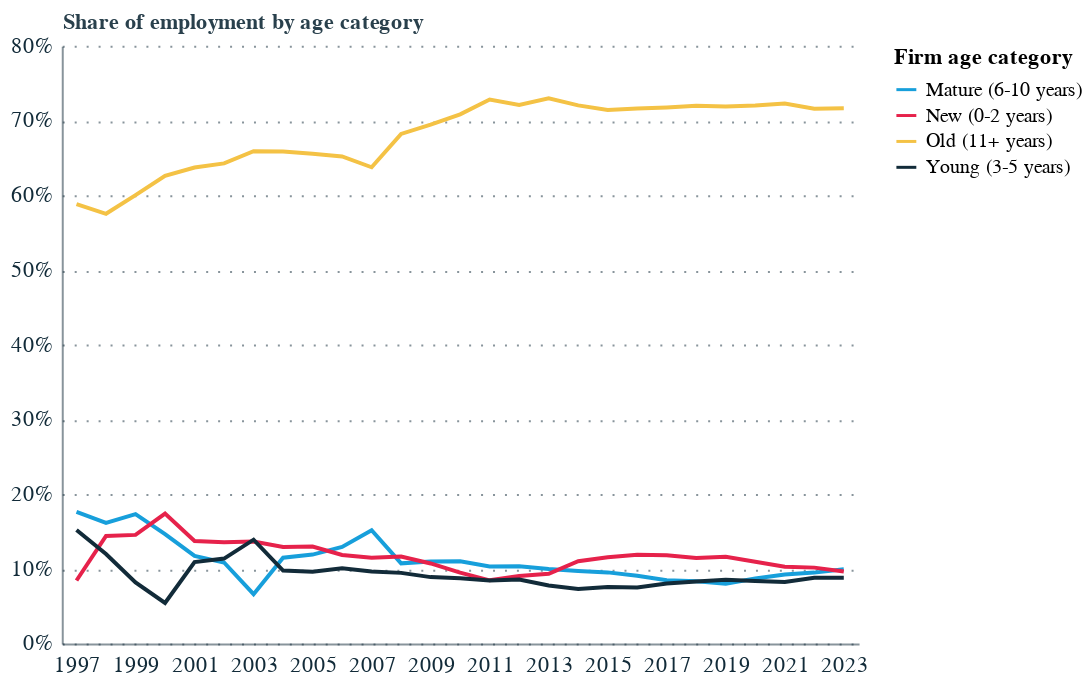

Here is the notebook cell this chart was saved with:
### Code cell
# CONTRIBUTION TO EMPLOYMENT BY AGE EACH YEAR

age_population_df = population_df[population_df['dimension']=='Age']

age_population_df['total_employment'] = age_population_df.groupby('year')['employment'].transform('sum')
age_population_df['share_of_employment'] = age_population_df['employment'] / age_population_df['total_employment']  

age_emp_share_chart = alt.Chart(age_population_df).mark_line().encode(
    x=alt.X('year:O', axis=alt.Axis(labelExpr="datum.value % 2 != 0 ? datum.label : ''",
             labelAngle=0)),
    y=alt.Y('share_of_employment:Q', axis=alt.Axis(format='%'), title='Share of employment by age category'),
    color=alt.Color('category:N', legend=alt.Legend(title='Firm age category')),
)

age_emp_share_chart

### Figure 1 — Vega-Lite specification as saved in the notebook (floating-point values rounded to 4 significant figures)
{"config": {"font": "Circular Std", "mark": {"line": {"interpolate": "linear"}}, "view": {"stroke": "transparent", "width": 400, "height": 300}, "range": {"category": ["#179fdb", "#e6224b", "#f4c245", "#122b39", "#eb5c2e", "#36b7b4"], "diverging": ["#E6224B", "#E54753", "#C9C9C9", "#179FDB", "#122B39"], "heatmap": ["#C9C9C9", "#179FDB", "#0063AF", "#122B39"], "ordinal": ["#00A767", "#36B7B4", "#179FDB", "#0063AF", "#243B5A"]}, "axisX": {"labelColor": "#122b39", "tickColor": "#122b39", "domainColor": "#122b39", "domainOpacity": 0.5, "gridOpacity": 0, "labelFont": "Circular Std", "labelAngle": 0, "labelAlign": "center", "labelFontSize": 11, "labelPadding": 5, "tickCount": 10, "tickSize": 0, "title": ""}, "axisY": {"labelColor": "#122b39", "labelFont": "Circular Std", "tickColor": "#122b39", "domainColor": "#122b39", "gridColor": "#122b39", "gridDash": [1, 5], "gridOpacity": 0.5, "labelPadding": 5, "labelFontSize": 11, "domainOpacity": 0.5, "tickSize": 0, "title": null, "titleAlign": "left", "titleAngle": 0, "titleBaseline": "bottom", "titleColor": "#122b39", "titleOpacity": 0.9, "titleX": 0, "titleY": -7}}, "data": {"name": "data-2df47bae028670c1b932b42897fd2183"}, "mark": {"type": "line"}, "encoding": {"color": {"field": "category", "legend": {"title": "Firm age category"}, "type": "nominal"}, "x": {"axis": {"labelAngle": 0, "labelExpr": "datum.value % 2 != 0 ? datum.label : ''"}, "field": "year", "type": "ordinal"}, "y": {"axis": {"format": "%"}, "field": "share_of_employment", "title": "Share of employment by age category", "type": "quantitative"}}, "$schema": "https://vega.github.io/schema/vega-lite/v5.20.1.json", "datasets": {"data-2df47bae028670c1b932b42897fd2183": [{"year": 1997, "dimension": "Age", "category": "Mature (6-10 years)", "n_firms": 303108, "employment": 3127591, "turnover": 327449187, "avg_turnover_per_employee": 88, "avg_age": 7, "multi_site_firms": 13401, "multi_site_emp": 1526255, "total_employment": 17770242, "share_of_employment": 0.176}, {"year": 1997, "dimension": "Age", "category": "New (0-2 years)", "n_firms": 400259, "employment": 1497121, "turnover": 88747312, "avg_turnover_per_employee": 72, "avg_age": 1, "multi_site_firms": 1093, "multi_site_emp": 175369, "total_employment": 17770242, "share_of_employment": 0.08425}, {"year": 1997, "dimension": "Age", "category": "Old (11+ years)", "n_firms": 648515, "employment": 10448826, "turnover": 1111705690, "avg_turnover_per_employee": 97, "avg_age": 18, "multi_site_firms": 43216, "multi_site_emp": 6166512, "total_employment": 17770242, "share_of_employment": 0.588}, {"year": 1997, "dimension": "Age", "category": "Young (3-5 years)", "n_firms": 407959, "employment": 2696704, "turnover": 315633689, "avg_turnover_per_employee": 127, "avg_age": 4, "multi_site_firms": 10313, "multi_site_emp": 803117, "total_employment": 17770242, "share_of_employment": 0.1518}, {"year": 1998, "dimension": "Age", "category": "Mature (6-10 years)", "n_firms": 291285, "employment": 3008873, "turnover": 323354124, "avg_turnover_per_employee": 120, "avg_age": 7, "multi_site_firms": 11044, "multi_site_emp": 1464575, "total_employment": 18644745, "share_of_employment": 0.1614}, {"year": 1998, "dimension": "Age", "category": "New (0-2 years)", "n_firms": 566620, "employment": 2681196, "turnover": 205938453, "avg_turnover_per_employee": 82, "avg_age": 1, "multi_site_firms": 5240, "multi_site_emp": 602868, "total_employment": 18644745, "share_of_employment": 0.1438}, {"year": 1998, "dimension": "Age", "category": "Old (11+ years)", "n_firms": 664527, "employment": 10722806, "turnover": 1091465676, "avg_turnover_per_employee": 91, "avg_age": 18, "multi_site_firms": 42028, "multi_site_emp": 6401771, "total_employment": 18644745, "share_of_employment": 0.5751}, {"year": 1998, "dimension": "Age", "category": "Young (3-5 years)", "n_firms": 394013, "employment": 2231870, "turnover": 169821908, "avg_turnover_per_employee": 82, "avg_age": 4, "multi_site_firms": 6845, "multi_site_emp": 587047, "total_employment": 18644745, "share_of_employment": 0.1197}, {"year": 1999, "dimension": "Age", "category": "Mature (6-10 years)", "n_firms": 327983, "employment": 3255735, "turnover": 312010791, "avg_turnover_per_employee": 99, "avg_age": 7, "multi_site_firms": 12292, "multi_site_emp": 1462432, "total_employment": 18821207, "share_of_employment": 0.173}, {"year": 1999, "dimension": "Age", "category": "New (0-2 years)", "n_firms": 570480, "employment": 2734016, "turnover": 225515397, "avg_turnover_per_employee": 83, "avg_age": 1, "multi_site_firms": 5159, "multi_site_emp": 688012, "total_employment": 18821207, "share_of_employment": 0.1453}, {"year": 1999, "dimension": "Age", "category": "Old (11+ years)", "n_firms": 690914, "employment": 11295026, "turnover": 1221244190, "avg_turnover_per_employee": 96, "avg_age": 19, "multi_site_firms": 42957, "multi_site_emp": 6858779, "total_employment": 18821207, "share_of_employment": 0.6001}, {"year": 1999, "dimension": "Age", "category": "Young (3-5 years)", "n_firms": 351402, "employment": 1536430, "turnover": 131246855, "avg_turnover_per_employee": 84, "avg_age": 4, "multi_site_firms": 2293, "multi_site_emp": 197437, "total_employment": 18821207, "share_of_employment": 0.08163}, {"year": 2000, "dimension": "Age", "category": "Mature (6-10 years)", "n_firms": 310073, "employment": 2778861, "turnover": 257864783, "avg_turnover_per_employee": 97, "avg_age": 7, "multi_site_firms": 9025, "multi_site_emp": 1118082, "total_employment": 18994299, "share_of_employment": 0.1463}, {"year": 2000, "dimension": "Age", "category": "New (0-2 years)", "n_firms": 678209, "employment": 3299426, "turnover": 282232899, "avg_turnover_per_employee": 84, "avg_age": 1, "multi_site_firms": 5383, "multi_site_emp": 832909, "total_employment": 18994299, "share_of_employment": 0.1737}, {"year": 2000, "dimension": "Age", "category": "Old (11+ years)", "n_firms": 708538, "employment": 11886486, "turnover": 1283767532, "avg_turnover_per_employee": 97, "avg_age": 19, "multi_site_firms": 41518, "multi_site_emp": 7251330, "total_employment": 18994299, "share_of_employment": 0.6258}, {"year": 2000, "dimension": "Age", "category": "Young (3-5 years)", "n_firms": 228804, "employment": 1029526, "turnover": 84176068, "avg_turnover_per_employee": 88, "avg_age": 4, "multi_site_firms": 1543, "multi_site_emp": 119036, "total_employment": 18994299, "share_of_employment": 0.0542}, {"year": 2001, "dimension": "Age", "category": "Mature (6-10 years)", "n_firms": 304760, "employment": 2266322, "turnover": 204225311, "avg_turnover_per_employee": 100, "avg_age": 7, "multi_site_firms": 7528, "multi_site_emp": 713451, "total_employment": 19356800, "share_of_employment": 0.1171}, {"year": 2001, "dimension": "Age", "category": "New (0-2 years)", "n_firms": 586541, "employment": 2652881, "turnover": 231667804, "avg_turnover_per_employee": 89, "avg_age": 1, "multi_site_firms": 2188, "multi_site_emp": 539509, "total_employment": 19356800, "share_of_employment": 0.1371}, {"year": 2001, "dimension": "Age", "category": "Old (11+ years)", "n_firms": 722591, "employment": 12331114, "turnover": 1380445448, "avg_turnover_per_employee": 106, "avg_age": 19, "multi_site_firms": 42774, "multi_site_emp": 7646099, "total_employment": 19356800, "share_of_employment": 0.637}, {"year": 2001, "dimension": "Age", "category": "Young (3-5 years)", "n_firms": 334798, "employment": 2106483, "turnover": 192388803, "avg_turnover_per_employee": 91, "avg_age": 4, "multi_site_firms": 5557, "multi_site_emp": 694286, "total_employment": 19356800, "share_of_employment": 0.1088}, {"year": 2002, "dimension": "Age", "category": "Mature (6-10 years)", "n_firms": 306905, "employment": 2154894, "turnover": 197544133, "avg_turnover_per_employee": 92, "avg_age": 7, "multi_site_firms": 6405, "multi_site_emp": 587540, "total_employment": 19878711, "share_of_employment": 0.1084}, {"year": 2002, "dimension": "Age", "category": "New (0-2 years)", "n_firms": 589402, "employment": 2692142, "turnover": 237962899, "avg_turnover_per_employee": 95, "avg_age": 1, "multi_site_firms": 2638, "multi_site_emp": 536492, "total_employment": 19878711, "share_of_employment": 0.1354}, {"year": 2002, "dimension": "Age", "category": "Old (11+ years)", "n_firms": 728766, "employment": 12774224, "turnover": 1421146640, "avg_turnover_per_employee": 96, "avg_age": 20, "multi_site_firms": 43036, "multi_site_emp": 7855246, "total_employment": 19878711, "share_of_employment": 0.6426}, {"year": 2002, "dimension": "Age", "category": "Young (3-5 years)", "n_firms": 325668, "employment": 2257451, "turnover": 222311666, "avg_turnover_per_employee": 98, "avg_age": 4, "multi_site_firms": 5813, "multi_site_emp": 839605, "total_employment": 19878711, "share_of_employment": 0.1136}, {"year": 2003, "dimension": "Age", "category": "Mature (6-10 years)", "n_firms": 213726, "employment": 1310489, "turnover": 129658294, "avg_turnover_per_employee": 97, "avg_age": 8, "multi_site_firms": 3452, "multi_site_emp": 278747, "total_employment": 19895382, "share_of_employment": 0.06587}, {"year": 2003, "dimension": "Age", "category": "New (0-2 years)", "n_firms": 599631, "employment": 2714522, "turnover": 248449829, "avg_turnover_per_employee": 103, "avg_age": 1, "multi_site_firms": 2628, "multi_site_emp": 563169, "total_employment": 19895382, "share_of_employment": 0.1364}, {"year": 2003, "dimension": "Age", "category": "Old (11+ years)", "n_firms": 749131, "employment": 13107947, "turnover": 1477913764, "avg_turnover_per_employee": 101, "avg_age": 20, "multi_site_firms": 43784, "multi_site_emp": 8052760, "total_employment": 19895382, "share_of_employment": 0.6588}, {"year": 2003, "dimension": "Age", "category": "Young (3-5 years)", "n_firms": 393006, "employment": 2762424, "turnover": 314209212, "avg_turnover_per_employee": 107, "avg_age": 4, "multi_site_firms": 6560, "multi_site_emp": 1039065, "total_employment": 19895382, "share_of_employment": 0.1388}, {"year": 2004, "dimension": "Age", "category": "Mature (6-10 years)", "n_firms": 278436, "employment": 2267601, "turnover": 246008115, "avg_turnover_per_employee": 108, "avg_age": 7, "multi_site_firms": 6740, "multi_site_emp": 915971, "total_employment": 19771175, "share_of_employment": 0.1147}, {"year": 2004, "dimension": "Age", "category": "New (0-2 years)", "n_firms": 655893, "employment": 2554900, "turnover": 222356588, "avg_turnover_per_employee": 95, "avg_age": 1, "multi_site_firms": 2715, "multi_site_emp": 438100, "total_employment": 19771175, "share_of_employment": 0.1292}, {"year": 2004, "dimension": "Age", "category": "Old (11+ years)", "n_firms": 745924, "employment": 13019424, "turnover": 1513055506, "avg_turnover_per_employee": 102, "avg_age": 20, "multi_site_firms": 42791, "multi_site_emp": 8068002, "total_employment": 19771175, "share_of_employment": 0.6585}, {"year": 2004, "dimension": "Age", "category": "Young (3-5 years)", "n_firms": 321647, "employment": 1929250, "turnover": 244490044, "avg_turnover_per_employee": 122, "avg_age": 4, "multi_site_firms": 3716, "multi_site_emp": 635091, "total_employment": 19771175, "share_of_employment": 0.09758}, {"year": 2005, "dimension": "Age", "category": "Mature (6-10 years)", "n_firms": 276783, "employment": 2374480, "turnover": 295933403, "avg_turnover_per_employee": 111, "avg_age": 7, "multi_site_firms": 6727, "multi_site_emp": 1039561, "total_employment": 19961266, "share_of_employment": 0.119}, {"year": 2005, "dimension": "Age", "category": "New (0-2 years)", "n_firms": 687257, "employment": 2587776, "turnover": 235337856, "avg_turnover_per_employee": 90, "avg_age": 1, "multi_site_firms": 2429, "multi_site_emp": 425042, "total_employment": 19961266, "share_of_employment": 0.1296}, {"year": 2005, "dimension": "Age", "category": "Old (11+ years)", "n_firms": 747440, "employment": 13085852, "turnover": 1570480291, "avg_turnover_per_employee": 100, "avg_age": 20, "multi_site_firms": 41541, "multi_site_emp": 8151677, "total_employment": 19961266, "share_of_employment": 0.6556}, {"year": 2005, "dimension": "Age", "category": "Young (3-5 years)", "n_firms": 327660, "employment": 1913158, "turnover": 224111600, "avg_turnover_per_employee": 114, "avg_age": 4, "multi_site_firms": 3807, "multi_site_emp": 587606, "total_employment": 19961266, "share_of_employment": 0.09584}, {"year": 2006, "dimension": "Age", "category": "Mature (6-10 years)", "n_firms": 280469, "employment": 2603496, "turnover": 343675001, "avg_turnover_per_employee": 114, "avg_age": 7, "multi_site_firms": 6979, "multi_site_emp": 1219894, "total_employment": 20165912, "share_of_employment": 0.1291}, {"year": 2006, "dimension": "Age", "category": "New (0-2 years)", "n_firms": 703327, "employment": 2386111, "turnover": 219842803, "avg_turnover_per_employee": 90, "avg_age": 1, "multi_site_firms": 1974, "multi_site_emp": 314323, "total_employment": 20165912, "share_of_employment": 0.1183}, {"year": 2006, "dimension": "Age", "category": "Old (11+ years)", "n_firms": 755853, "employment": 13145197, "turnover": 1629226201, "avg_turnover_per_employee": 102, "avg_age": 21, "multi_site_firms": 39286, "multi_site_emp": 8136092, "total_employment": 20165912, "share_of_employment": 0.6519}, {"year": 2006, "dimension": "Age", "category": "Young (3-5 years)", "n_firms": 339011, "employment": 2031108, "turnover": 225415383, "avg_turnover_per_employee": 114, "avg_age": 4, "multi_site_firms": 3810, "multi_site_emp": 626223, "total_employment": 20165912, "share_of_employment": 0.1007}, {"year": 2007, "dimension": "Age", "category": "Mature (6-10 years)", "n_firms": 330795, "employment": 3081302, "turnover": 450984903, "avg_turnover_per_employee": 124, "avg_age": 8, "multi_site_firms": 7854, "multi_site_emp": 1444992, "total_employment": 20335449, "share_of_employment": 0.1515}, {"year": 2007, "dimension": "Age", "category": "New (0-2 years)", "n_firms": 708480, "employment": 2331946, "turnover": 219854180, "avg_turnover_per_employee": 96, "avg_age": 1, "multi_site_firms": 2064, "multi_site_emp": 319923, "total_employment": 20335449, "share_of_employment": 0.1147}, {"year": 2007, "dimension": "Age", "category": "Old (11+ years)", "n_firms": 727513, "employment": 12962487, "turnover": 1676332254, "avg_turnover_per_employee": 108, "avg_age": 22, "multi_site_firms": 38006, "multi_site_emp": 8125118, "total_employment": 20335449, "share_of_employment": 0.6374}, {"year": 2007, "dimension": "Age", "category": "Young (3-5 years)", "n_firms": 387224, "employment": 1959714, "turnover": 233499109, "avg_turnover_per_employee": 123, "avg_age": 4, "multi_site_firms": 3713, "multi_site_emp": 499069, "total_employment": 20335449, "share_of_employment": 0.09637}, {"year": 2008, "dimension": "Age", "category": "Mature (6-10 years)", "n_firms": 279587, "employment": 2186808, "turnover": 345008889, "avg_turnover_per_employee": 136, "avg_age": 7, "multi_site_firms": 4934, "multi_site_emp": 823615, "total_employment": 20405414, "share_of_employment": 0.1072}, {"year": 2008, "dimension": "Age", "category": "New (0-2 years)", "n_firms": 703196, "employment": 2373085, "turnover": 211895235, "avg_turnover_per_employee": 98, "avg_age": 1, "multi_site_firms": 1906, "multi_site_emp": 337753, "total_employment": 20405414, "share_of_employment": 0.1163}, {"year": 2008, "dimension": "Age", "category": "Old (11+ years)", "n_firms": 773687, "employment": 13918467, "turnover": 1897159290, "avg_turnover_per_employee": 114, "avg_age": 21, "multi_site_firms": 40745, "multi_site_emp": 8780659, "total_employment": 20405414, "share_of_employment": 0.6821}, {"year": 2008, "dimension": "Age", "category": "Young (3-5 years)", "n_firms": 390525, "employment": 1927054, "turnover": 285550774, "avg_turnover_per_employee": 138, "avg_age": 4, "multi_site_firms": 3297, "multi_site_emp": 477129, "total_employment": 20405414, "share_of_employment": 0.09444}, {"year": 2009, "dimension": "Age", "category": "Mature (6-10 years)", "n_firms": 292362, "employment": 2244708, "turnover": 376123053, "avg_turnover_per_employee": 140, "avg_age": 7, "multi_site_firms": 4943, "multi_site_emp": 801031, "total_employment": 20472211, "share_of_employment": 0.1096}, {"year": 2009, "dimension": "Age", "category": "New (0-2 years)", "n_firms": 638661, "employment": 2190968, "turnover": 193371554, "avg_turnover_per_employee": 97, "avg_age": 1, "multi_site_firms": 1689, "multi_site_emp": 350060, "total_employment": 20472211, "share_of_employment": 0.107}, {"year": 2009, "dimension": "Age", "category": "Old (11+ years)", "n_firms": 783992, "employment": 14219241, "turnover": 2073910378, "avg_turnover_per_employee": 120, "avg_age": 21, "multi_site_firms": 39987, "multi_site_emp": 8958712, "total_employment": 20472211, "share_of_employment": 0.6946}, {"year": 2009, "dimension": "Age", "category": "Young (3-5 years)", "n_firms": 381694, "employment": 1817294, "turnover": 266661110, "avg_turnover_per_employee": 128, "avg_age": 4, "multi_site_firms": 2663, "multi_site_emp": 390528, "total_employment": 20472211, "share_of_employment": 0.08877}, {"year": 2010, "dimension": "Age", "category": "Mature (6-10 years)", "n_firms": 308192, "employment": 2200624, "turnover": 430422536, "avg_turnover_per_employee": 166, "avg_age": 7, "multi_site_firms": 4876, "multi_site_emp": 746151, "total_employment": 20009830, "share_of_employment": 0.11}, {"year": 2010, "dimension": "Age", "category": "New (0-2 years)", "n_firms": 566238, "employment": 1895552, "turnover": 161974081, "avg_turnover_per_employee": 98, "avg_age": 1, "multi_site_firms": 1659, "multi_site_emp": 279596, "total_employment": 20009830, "share_of_employment": 0.09473}, {"year": 2010, "dimension": "Age", "category": "Old (11+ years)", "n_firms": 793993, "employment": 14170778, "turnover": 2333072672, "avg_turnover_per_employee": 123, "avg_age": 22, "multi_site_firms": 39795, "multi_site_emp": 8887257, "total_employment": 20009830, "share_of_employment": 0.7082}, {"year": 2010, "dimension": "Age", "category": "Young (3-5 years)", "n_firms": 361535, "employment": 1742876, "turnover": 216733621, "avg_turnover_per_employee": 130, "avg_age": 4, "multi_site_firms": 2628, "multi_site_emp": 392614, "total_employment": 20009830, "share_of_employment": 0.0871}, {"year": 2011, "dimension": "Age", "category": "Mature (6-10 years)", "n_firms": 315593, "employment": 2028065, "turnover": 341366805, "avg_turnover_per_employee": 136, "avg_age": 7, "multi_site_firms": 4410, "multi_site_emp": 612588, "total_employment": 19673490, "share_of_employment": 0.1031}, {"year": 2011, "dimension": "Age", "category": "New (0-2 years)", "n_firms": 494342, "employment": 1661716, "turnover": 147977501, "avg_turnover_per_employee": 96, "avg_age": 1, "multi_site_firms": 1333, "multi_site_emp": 231148, "total_employment": 19673490, "share_of_employment": 0.08446}, {"year": 2011, "dimension": "Age", "category": "Old (11+ years)", "n_firms": 804624, "employment": 14324334, "turnover": 2253527794, "avg_turnover_per_employee": 123, "avg_age": 22, "multi_site_firms": 39826, "multi_site_emp": 9043319, "total_employment": 19673490, "share_of_employment": 0.7281}, {"year": 2011, "dimension": "Age", "category": "Young (3-5 years)", "n_firms": 372380, "employment": 1659375, "turnover": 188642756, "avg_turnover_per_employee": 119, "avg_age": 4, "multi_site_firms": 2602, "multi_site_emp": 357642, "total_employment": 19673490, "share_of_employment": 0.08435}, {"year": 2012, "dimension": "Age", "category": "Mature (6-10 years)", "n_firms": 322702, "employment": 2083833, "turnover": 298056763, "avg_turnover_per_employee": 130, "avg_age": 7, "multi_site_firms": 4271, "multi_site_emp": 627474, "total_employment": 20158683, "share_of_employment": 0.1034}, {"year": 2012, "dimension": "Age", "category": "New (0-2 years)", "n_firms": 556889, "employment": 1819309, "turnover": 181782796, "avg_turnover_per_employee": 91, "avg_age": 1, "multi_site_firms": 1225, "multi_site_emp": 192649, "total_employment": 20158683, "share_of_employment": 0.09025}, {"year": 2012, "dimension": "Age", "category": "Old (11+ years)", "n_firms": 817337, "employment": 14531054, "turnover": 2367912900, "avg_turnover_per_employee": 123, "avg_age": 22, "multi_site_firms": 39935, "multi_site_emp": 9142042, "total_employment": 20158683, "share_of_employment": 0.7208}, {"year": 2012, "dimension": "Age", "category": "Young (3-5 years)", "n_firms": 366816, "employment": 1724487, "turnover": 178687060, "avg_turnover_per_employee": 114, "avg_age": 4, "multi_site_firms": 2518, "multi_site_emp": 374850, "total_employment": 20158683, "share_of_employment": 0.08555}, {"year": 2013, "dimension": "Age", "category": "Mature (6-10 years)", "n_firms": 322404, "employment": 2043790, "turnover": 304816589, "avg_turnover_per_employee": 133, "avg_age": 7, "multi_site_firms": 4262, "multi_site_emp": 597991, "total_employment": 20505708, "share_of_employment": 0.09967}, {"year": 2013, "dimension": "Age", "category": "New (0-2 years)", "n_firms": 586415, "employment": 1912421, "turnover": 196747005, "avg_turnover_per_employee": 95, "avg_age": 1, "multi_site_firms": 1312, "multi_site_emp": 209528, "total_employment": 20505708, "share_of_employment": 0.09326}, {"year": 2013, "dimension": "Age", "category": "Old (11+ years)", "n_firms": 830157, "employment": 14961659, "turnover": 2506230850, "avg_turnover_per_employee": 118, "avg_age": 22, "multi_site_firms": 40578, "multi_site_emp": 9375493, "total_employment": 20505708, "share_of_employment": 0.7296}, {"year": 2013, "dimension": "Age", "category": "Young (3-5 years)", "n_firms": 333440, "employment": 1587838, "turnover": 163007366, "avg_turnover_per_employee": 113, "avg_age": 4, "multi_site_firms": 2501, "multi_site_emp": 320723, "total_employment": 20505708, "share_of_employment": 0.07743}, {"year": 2014, "dimension": "Age", "category": "Mature (6-10 years)", "n_firms": 333401, "employment": 2059005, "turnover": 254978395, "avg_turnover_per_employee": 135, "avg_age": 7, "multi_site_firms": 4338, "multi_site_emp": 569412, "total_employment": 21234419, "share_of_employment": 0.09697}, {"year": 2014, "dimension": "Age", "category": "New (0-2 years)", "n_firms": 681508, "employment": 2335430, "turnover": 240639977, "avg_turnover_per_employee": 91, "avg_age": 1, "multi_site_firms": 1386, "multi_site_emp": 216473, "total_employment": 21234419, "share_of_employment": 0.11}, {"year": 2014, "dimension": "Age", "category": "Old (11+ years)", "n_firms": 854148, "employment": 15294123, "turnover": 2749385345, "avg_turnover_per_employee": 128, "avg_age": 22, "multi_site_firms": 40881, "multi_site_emp": 9558898, "total_employment": 21234419, "share_of_employment": 0.7203}, {"year": 2014, "dimension": "Age", "category": "Young (3-5 years)", "n_firms": 302779, "employment": 1545861, "turnover": 176201452, "avg_turnover_per_employee": 129, "avg_age": 4, "multi_site_firms": 2264, "multi_site_emp": 329671, "total_employment": 21234419, "share_of_employment": 0.0728}, {"year": 2015, "dimension": "Age", "category": "Mature (6-10 years)", "n_firms": 325242, "employment": 2094737, "turnover": 251864891, "avg_turnover_per_employee": 135, "avg_age": 7, "multi_site_firms": 4213, "multi_site_emp": 604185, "total_employment": 22030578, "share_of_employment": 0.09508}, {"year": 2015, "dimension": "Age", "category": "New (0-2 years)", "n_firms": 715644, "employment": 2542245, "turnover": 277982225, "avg_turnover_per_employee": 96, "avg_age": 1, "multi_site_firms": 1229, "multi_site_emp": 202094, "total_employment": 22030578, "share_of_employment": 0.1154}, {"year": 2015, "dimension": "Age", "category": "Old (11+ years)", "n_firms": 877401, "employment": 15729577, "turnover": 2890103533, "avg_turnover_per_employee": 127, "avg_age": 23, "multi_site_firms": 40908, "multi_site_emp": 9770747, "total_employment": 22030578, "share_of_employment": 0.714}, {"year": 2015, "dimension": "Age", "category": "Young (3-5 years)", "n_firms": 331057, "employment": 1664019, "turnover": 205376244, "avg_turnover_per_employee": 120, "avg_age": 4, "multi_site_firms": 2134, "multi_site_emp": 293212, "total_employment": 22030578, "share_of_employment": 0.07553}, {"year": 2016, "dimension": "Age", "category": "Mature (6-10 years)", "n_firms": 313529, "employment": 2031633, "turnover": 244032341, "avg_turnover_per_employee": 135, "avg_age": 8, "multi_site_firms": 4207, "multi_site_emp": 557459, "total_employment": 22423138, "share_of_employment": 0.0906}, {"year": 2016, "dimension": "Age", "category": "New (0-2 years)", "n_firms": 779900, "employment": 2658593, "turnover": 273384980, "avg_turnover_per_employee": 103, "avg_age": 1, "multi_site_firms": 1242, "multi_site_emp": 272505, "total_employment": 22423138, "share_of_employment": 0.1186}, {"year": 2016, "dimension": "Age", "category": "Old (11+ years)", "n_firms": 895778, "employment": 16054579, "turnover": 3023798025, "avg_turnover_per_employee": 136, "avg_age": 23, "multi_site_firms": 41130, "multi_site_emp": 9975158, "total_employment": 22423138, "share_of_employment": 0.716}, {"year": 2016, "dimension": "Age", "category": "Young (3-5 years)", "n_firms": 351180, "employment": 1678333, "turnover": 228047475, "avg_turnover_per_employee": 124, "avg_age": 4, "multi_site_firms": 2154, "multi_site_emp": 270226, "total_employment": 22423138, "share_of_employment": 0.07485}, {"year": 2017, "dimension": "Age", "category": "Mature (6-10 years)", "n_firms": 303941, "employment": 1941867, "turnover": 238578708, "avg_turnover_per_employee": 137, "avg_age": 8, "multi_site_firms": 3833, "multi_site_emp": 494540, "total_employment": 22968377, "share_of_employment": 0.08455}, {"year": 2017, "dimension": "Age", "category": "New (0-2 years)", "n_firms": 809347, "employment": 2707711, "turnover": 281826344, "avg_turnover_per_employee": 104, "avg_age": 1, "multi_site_firms": 973, "multi_site_emp": 264594, "total_employment": 22968377, "share_of_employment": 0.1179}, {"year": 2017, "dimension": "Age", "category": "Old (11+ years)", "n_firms": 917358, "employment": 16478270, "turnover": 2908070771, "avg_turnover_per_employee": 155, "avg_age": 23, "multi_site_firms": 42281, "multi_site_emp": 10252860, "total_employment": 22968377, "share_of_employment": 0.7174}, {"year": 2017, "dimension": "Age", "category": "Young (3-5 years)", "n_firms": 408333, "employment": 1840529, "turnover": 227029227, "avg_turnover_per_employee": 121, "avg_age": 4, "multi_site_firms": 2136, "multi_site_emp": 267257, "total_employment": 22968377, "share_of_employment": 0.08013}, {"year": 2018, "dimension": "Age", "category": "Mature (6-10 years)", "n_firms": 304057, "employment": 1950890, "turnover": 265825214, "avg_turnover_per_employee": 144, "avg_age": 7, "multi_site_firms": 3663, "multi_site_emp": 492310, "total_employment": 23460438, "share_of_employment": 0.08316}, {"year": 2018, "dimension": "Age", "category": "New (0-2 years)", "n_firms": 759130, "employment": 2685569, "turnover": 284342604, "avg_turnover_per_employee": 110, "avg_age": 1, "multi_site_firms": 962, "multi_site_emp": 237256, "total_employment": 23460438, "share_of_employment": 0.1145}, {"year": 2018, "dimension": "Age", "category": "Old (11+ years)", "n_firms": 947789, "employment": 16882925, "turnover": 2989971602, "avg_turnover_per_employee": 148, "avg_age": 23, "multi_site_firms": 42861, "multi_site_emp": 10434479, "total_employment": 23460438, "share_of_employment": 0.7196}, {"year": 2018, "dimension": "Age", "category": "Young (3-5 years)", "n_firms": 430386, "employment": 1941054, "turnover": 256299697, "avg_turnover_per_employee": 129, "avg_age": 4, "multi_site_firms": 2288, "multi_site_emp": 295618, "total_employment": 23460438, "share_of_employment": 0.08274}, {"year": 2019, "dimension": "Age", "category": "Mature (6-10 years)", "n_firms": 312384, "employment": 1901832, "turnover": 311038660, "avg_turnover_per_employee": 150, "avg_age": 7, "multi_site_firms": 3703, "multi_site_emp": 430825, "total_employment": 23765527, "share_of_employment": 0.08002}, {"year": 2019, "dimension": "Age", "category": "New (0-2 years)", "n_firms": 756390, "employment": 2757227, "turnover": 284230599, "avg_turnover_per_employee": 123, "avg_age": 1, "multi_site_firms": 1025, "multi_site_emp": 281789, "total_employment": 23765527, "share_of_employment": 0.116}, {"year": 2019, "dimension": "Age", "category": "Old (11+ years)", "n_firms": 960048, "employment": 17084461, "turnover": 3180581990, "avg_turnover_per_employee": 163, "avg_age": 23, "multi_site_firms": 43017, "multi_site_emp": 10589539, "total_employment": 23765527, "share_of_employment": 0.7189}, {"year": 2019, "dimension": "Age", "category": "Young (3-5 years)", "n_firms": 460895, "employment": 2022007, "turnover": 287552561, "avg_turnover_per_employee": 137, "avg_age": 4, "multi_site_firms": 2217, "multi_site_emp": 328087, "total_employment": 23765527, "share_of_employment": 0.08508}, {"year": 2020, "dimension": "Age", "category": "Mature (6-10 years)", "n_firms": 354697, "employment": 2069616, "turnover": 339997087, "avg_turnover_per_employee": 151, "avg_age": 7, "multi_site_firms": 3773, "multi_site_emp": 475925, "total_employment": 23828021, "share_of_employment": 0.08686}, {"year": 2020, "dimension": "Age", "category": "New (0-2 years)", "n_firms": 752234, "employment": 2607710, "turnover": 277248605, "avg_turnover_per_employee": 113, "avg_age": 1, "multi_site_firms": 994, "multi_site_emp": 221717, "total_employment": 23828021, "share_of_employment": 0.1094}, {"year": 2020, "dimension": "Age", "category": "Old (11+ years)", "n_firms": 959668, "employment": 17160857, "turnover": 3330953200, "avg_turnover_per_employee": 170, "avg_age": 23, "multi_site_firms": 43104, "multi_site_emp": 10575451, "total_employment": 23828021, "share_of_employment": 0.7202}, {"year": 2020, "dimension": "Age", "category": "Young (3-5 years)", "n_firms": 453040, "employment": 1989838, "turnover": 305790552, "avg_turnover_per_employee": 144, "avg_age": 4, "multi_site_firms": 1991, "multi_site_emp": 327131, "total_employment": 23828021, "share_of_employment": 0.08351}, {"year": 2021, "dimension": "Age", "category": "Mature (6-10 years)", "n_firms": 387068, "employment": 2165808, "turnover": 377395468, "avg_turnover_per_employee": 155, "avg_age": 7, "multi_site_firms": 3685, "multi_site_emp": 462963, "total_employment": 23494286, "share_of_employment": 0.09218}, {"year": 2021, "dimension": "Age", "category": "New (0-2 years)", "n_firms": 750001, "employment": 2413948, "turnover": 256060391, "avg_turnover_per_employee": 107, "avg_age": 1, "multi_site_firms": 801, "multi_site_emp": 186745, "total_employment": 23494286, "share_of_employment": 0.1027}, {"year": 2021, "dimension": "Age", "category": "Old (11+ years)", "n_firms": 962928, "employment": 16982515, "turnover": 3451199716, "avg_turnover_per_employee": 179, "avg_age": 24, "multi_site_firms": 42786, "multi_site_emp": 10337459, "total_employment": 23494286, "share_of_employment": 0.7228}, {"year": 2021, "dimension": "Age", "category": "Young (3-5 years)", "n_firms": 434851, "employment": 1932015, "turnover": 285042669, "avg_turnover_per_employee": 149, "avg_age": 4, "multi_site_firms": 1786, "multi_site_emp": 307288, "total_employment": 23494286, "share_of_employment": 0.08223}, {"year": 2022, "dimension": "Age", "category": "Mature (6-10 years)", "n_firms": 392753, "employment": 2246414, "turnover": 412796624, "avg_turnover_per_employee": 150, "avg_age": 7, "multi_site_firms": 3513, "multi_site_emp": 490272, "total_employment": 23698579, "share_of_employment": 0.09479}, {"year": 2022, "dimension": "Age", "category": "New (0-2 years)", "n_firms": 730085, "employment": 2404665, "turnover": 222898301, "avg_turnover_per_employee": 100, "avg_age": 1, "multi_site_firms": 685, "multi_site_emp": 147702, "total_employment": 23698579, "share_of_employment": 0.1015}, {"year": 2022, "dimension": "Age", "category": "Old (11+ years)", "n_firms": 981867, "employment": 16963159, "turnover": 3201976613, "avg_turnover_per_employee": 147, "avg_age": 24, "multi_site_firms": 42811, "multi_site_emp": 10195470, "total_employment": 23698579, "share_of_employment": 0.7158}, {"year": 2022, "dimension": "Age", "category": "Young (3-5 years)", "n_firms": 429990, "employment": 2084341, "turnover": 255520311, "avg_turnover_per_employee": 142, "avg_age": 4, "multi_site_firms": 1588, "multi_site_emp": 337528, "total_employment": 23698579, "share_of_employment": 0.08795}, {"year": 2023, "dimension": "Age", "category": "Mature (6-10 years)", "n_firms": 400801, "employment": 2386421, "turnover": 385352053, "avg_turnover_per_employee": 166, "avg_age": 7, "multi_site_firms": 3305, "multi_site_emp": 483492, "total_employment": 24040893, "share_of_employment": 0.09927}, {"year": 2023, "dimension": "Age", "category": "New (0-2 years)", "n_firms": 695826, "employment": 2316477, "turnover": 245431158, "avg_turnover_per_employee": 109, "avg_age": 1, "multi_site_firms": 593, "multi_site_emp": 145043, "total_employment": 24040893, "share_of_employment": 0.09636}, {"year": 2023, "dimension": "Age", "category": "Old (11+ years)", "n_firms": 985670, "employment": 17222636, "turnover": 3477874472, "avg_turnover_per_employee": 170, "avg_age": 24, "multi_site_firms": 42864, "multi_site_emp": 10269865, "total_employment": 24040893, "share_of_employment": 0.7164}, {"year": 2023, "dimension": "Age", "category": "Young (3-5 years)", "n_firms": 419964, "employment": 2115359, "turnover": 284294339, "avg_turnover_per_employee": 171, "avg_age": 4, "multi_site_firms": 1551, "multi_site_emp": 348350, "total_employment": 24040893, "share_of_employment": 0.08799}]}}
